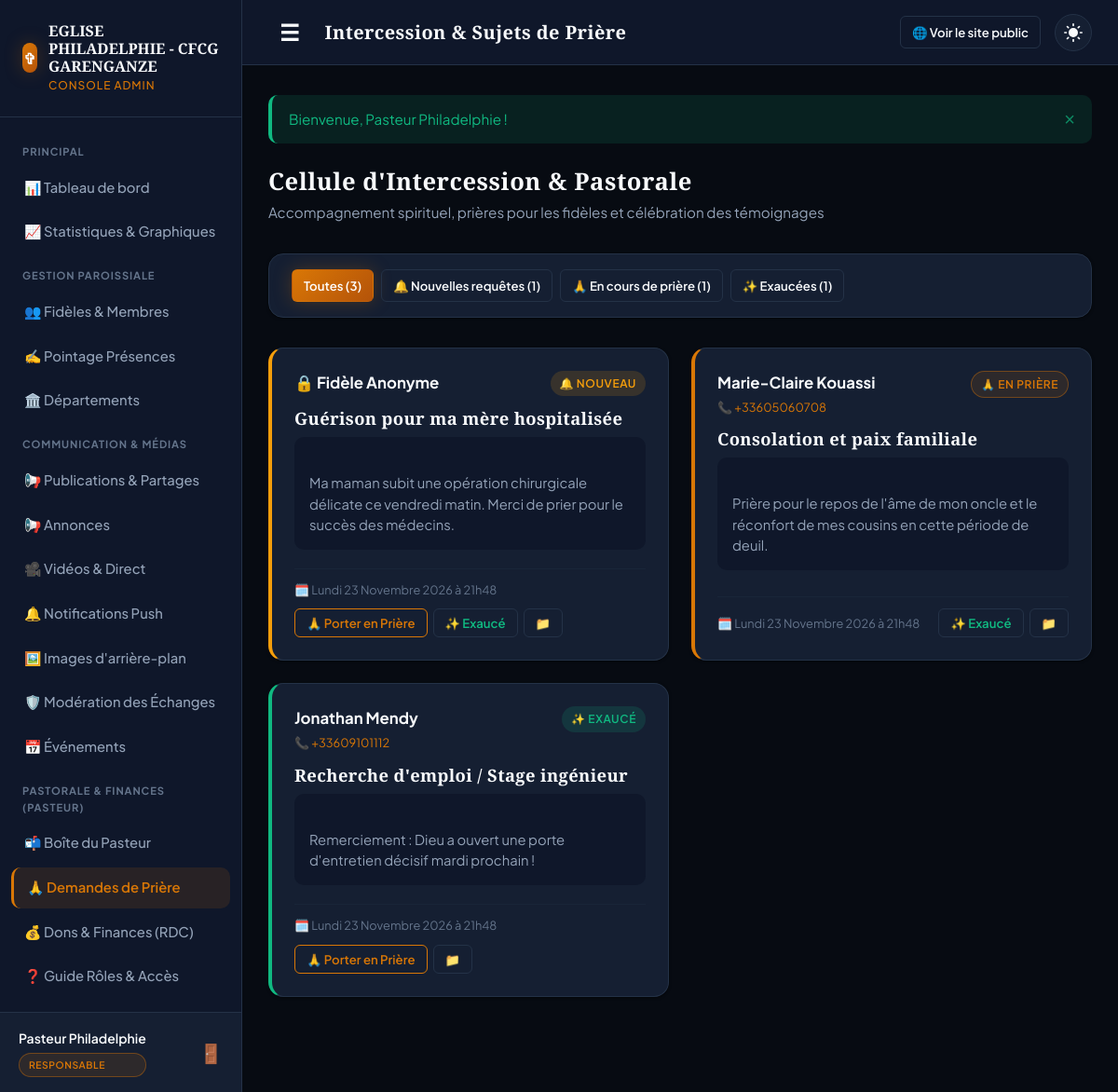
The page /admin/prieres.php (signed in) on the database its author committed.
### tables this page shows
CREATE TABLE `eglise` (
  `id` int NOT NULL AUTO_INCREMENT,
  `nom` varchar(150) NOT NULL,
  `slogan` varchar(200) DEFAULT NULL,
  `adresse` varchar(255) DEFAULT NULL,
  `telephone` varchar(30) DEFAULT NULL,
  `email` varchar(100) DEFAULT NULL,
  `logo` varchar(255) DEFAULT NULL,
  `a_propos` text,
  `facebook_url` varchar(255) DEFAULT NULL,
  `youtube_url` varchar(255) DEFAULT NULL,
  `tiktok_url` varchar(255) DEFAULT NULL,
  `whatsapp` varchar(30) DEFAULT NULL,
  PRIMARY KEY (`id`)
);

CREATE TABLE `demandes_priere` (
  `id` int NOT NULL AUTO_INCREMENT,
  `fidele_id` int DEFAULT NULL,
  `nom_demandeur` varchar(100) DEFAULT NULL,
  `telephone` varchar(30) DEFAULT NULL,
  `email` varchar(100) DEFAULT NULL,
  `sujet` varchar(200) NOT NULL,
  `message` text NOT NULL,
  `anonyme` tinyint(1) DEFAULT '0',
  `statut` enum('nouveau','en_priere','exauce','archive') DEFAULT 'nouveau',
  `traite_par_admin_id` int DEFAULT NULL,
  `created_at` timestamp NULL DEFAULT CURRENT_TIMESTAMP,
  `updated_at` timestamp NULL DEFAULT CURRENT_TIMESTAMP ON UPDATE CURRENT_TIMESTAMP,
  PRIMARY KEY (`id`),
  KEY `idx_priere_statut` (`statut`),
  KEY `idx_priere_fidele` (`fidele_id`),
  KEY `fk_priere_admin` (`traite_par_admin_id`),
  CONSTRAINT `fk_priere_admin` FOREIGN KEY (`traite_par_admin_id`) REFERENCES `admins` (`id`) ON DELETE SET NULL,
  CONSTRAINT `fk_priere_fidele` FOREIGN KEY (`fidele_id`) REFERENCES `fideles` (`id`) ON DELETE SET NULL
);

### admin/prieres.php (the view, shortened to what the rows shown need)
<?php
require_once __DIR__ . '/../config/database.php';
require_once __DIR__ . '/../includes/functions.php';
require_once __DIR__ . '/../includes/db_helpers.php';
$where = ["1=1"];
$params = [];
$whereClause = implode(' AND ', $where);
$stmtPrieres = db()->prepare("
    SELECT dp.*, adm.nom as traite_par_nom
    FROM demandes_priere dp
    LEFT JOIN admins adm ON dp.traite_par_admin_id = adm.id
    WHERE $whereClause
    ORDER BY FIELD(dp.statut, 'nouveau', 'en_priere', 'exauce', 'archive'), dp.created_at DESC
");
$stmtPrieres->execute($params);
$prieresList = $stmtPrieres->fetchAll();
include __DIR__ . '/../templates/admin_header.php';
?>
<div style="margin-bottom: 2rem;">
    <h2 style="font-size: 1.6rem; margin-bottom: 4px;">Cellule d'Intercession & Pastorale</h2>
</div>
<?php if (empty($prieresList)): ?>
    <div class="card" style="text-align: center; padding: 3rem;">
        <div style="font-size: 3rem; margin-bottom: 1rem;">🕊️</div>
        <h3>Aucun sujet de prière dans cette catégorie</h3>
        <p style="color: var(--text-secondary); margin-top: 0.5rem;">
            Toutes les demandes ont été traitées ou aucune n'a encore été déposée.
        </p>
    </div>
<?php else: ?>
    <div class="grid grid-cols-2">
        <?php foreach ($prieresList as $p): ?>
            <div class="card"
                style="display: flex; flex-direction: column; justify-content: space-between; border-left: 4px solid <?= $p['statut'] === 'nouveau' ? 'var(--color-warning)' : ($p['statut'] === 'exauce' ? 'var(--color-success)' : 'var(--gold-primary)') ?>;">
                <div>
                    <div
                        style="display: flex; justify-content: space-between; align-items: flex-start; margin-bottom: 0.75rem;">
                        <div>
                            <strong style="font-size: 1.05rem; color: var(--text-primary);">
                                <?= $p['anonyme'] ? '🔒 Fidèle Anonyme' : e($p['nom_demandeur'] ?: 'Fidèle non nommé') ?>
                            </strong>
                            <?php if (!$p['anonyme'] && (!empty($p['telephone']) || !empty($p['email']))): ?>
                                <div style="font-size: 0.8rem; color: var(--gold-primary); margin-top: 2px;">
                                    <?= !empty($p['telephone']) ? '📞 ' . e($p['telephone']) : '' ?>
                                </div>
                            <?php endif; ?>
                        </div>
                        <?php
                        $badgeClass = match ($p['statut']) {
                            'nouveau' => 'badge-warning',
                            'en_priere' => 'badge-gold',
                            'exauce' => 'badge-success',
                            default => 'badge-outline'
                        };
                        $badgeLabel = match ($p['statut']) {
                            'nouveau' => '🔔 Nouveau',
                            'en_priere' => '🙏 En Prière',
                            'exauce' => '✨ Exaucé',
                            default => ucfirst($p['statut'])
                        };
                        ?>
                        <span class="badge <?= $badgeClass ?>"><?= $badgeLabel ?></span>
                    </div>
                    <h4 style="font-size: 1.15rem; margin-bottom: 0.5rem; color: var(--text-primary);">
                        <?= e($p['sujet']) ?>
                    </h4>
                    <div
                        style="background: var(--bg-surface); padding: 1rem; border-radius: var(--radius-md); font-size: 0.925rem; color: var(--text-secondary); line-height: 1.5; margin-bottom: 1.25rem; white-space: pre-line;">
                        <?= nl2br(e($p['message'])) ?>
                    </div>
                </div>
                <div
                    style="border-top: 1px solid var(--border-subtle); padding-top: 0.75rem; display: flex; justify-content: space-between; align-items: center; flex-wrap: wrap; gap: 10px;">
                    <span style="font-size: 0.8rem; color: var(--text-muted);">
                        🗓️ <?= format_date_fr($p['created_at'], true) ?>
                    </span>
                    <form method="POST" action="<?= ADMIN_URL ?>/prieres.php" style="display: flex; gap: 6px;">
                        <?php if ($p['statut'] !== 'en_priere'): ?>
                            <button type="submit" name="new_statut" value="en_priere" class="btn btn-outline-gold btn-sm"
                                title="Prendre en charge dans la liste d'intercession">
                                🙏 Porter en Prière
                            </button>
                        <?php endif; ?>
                        <?php if ($p['statut'] !== 'exauce'): ?>
                            <button type="submit" name="new_statut" value="exauce" class="btn btn-outline btn-sm"
                                style="color: var(--color-success);" title="Témoignage reçu : Exaucé !">
                                ✨ Exaucé
                            </button>
                        <?php endif; ?>
                        <?php if ($p['statut'] !== 'archive'): ?>
                            <button type="submit" name="new_statut" value="archive" class="btn btn-outline btn-sm" title="Archiver">
                                📁
                            </button>
                        <?php endif; ?>
                    </form>
                </div>
            </div>
        <?php endforeach; ?>
    </div>
<?php endif; ?>
<?php include __DIR__ . '/../templates/admin_footer.php'; ?>

### templates/admin_sidebar.php (shortened to what the rows shown need)
<aside class="admin-sidebar" id="admin-sidebar">
    <a href="<?= ADMIN_URL ?>/index.php" class="sidebar-brand">
        <div class="brand-text">
            <span class="brand-title" style="font-size: 1rem;"><?= e($church['nom'] ?? 'Église App') ?></span>
            <span class="brand-subtitle">Console Admin</span>
        </div>
    </a>
</aside>

### rows shown on the page
eglise: nom "EGLISE PHILADELPHIE - CFCG GARENGANZE"
demandes_priere: anonyme "🔒 Fidèle Anonyme", statut "🔔 NOUVEAU", sujet "Guérison pour ma mère hospitalisée", message "Ma maman subit une opération chirurgicale délicate ce vendredi matin. Merci de prier pour le succès des médecins.", created_at "Lundi 23 Novembre 2026 à 21h48", shows "🙏 Porter en Prière", shows "✨ Exaucé"
demandes_priere: nom_demandeur "Marie-Claire Kouassi", telephone "+33605060708", statut "🙏 EN PRIÈRE", sujet "Consolation et paix familiale", message "Prière pour le repos de l'âme de mon oncle et le réconfort de mes cousins en cette période de deuil.", created_at "Lundi 23 Novembre 2026 à 21h48", shows "✨ Exaucé"
demandes_priere: nom_demandeur "Jonathan Mendy", telephone "+33609101112", statut "✨ EXAUCÉ", sujet "Recherche d'emploi / Stage ingénieur", message "Remerciement : Dieu a ouvert une porte d'entretien décisif mardi prochain !", created_at "Lundi 23 Novembre 2026 à 21h48", shows "🙏 Porter en Prière"

### other values the page prints
$currentUser['nom'] "Pasteur Philadelphie"
$currentUser['role'] "RESPONSABLE"
$adminHeaderTitle "Intercession & Sujets de Prière"
$flash['message'] "Bienvenue, Pasteur Philadelphie !"
$statsPrieres['total'] "3"
$statsPrieres['nb_nouveau'] "1"
$statsPrieres['nb_en_priere'] "1"
$statsPrieres['nb_exauce'] "1"
